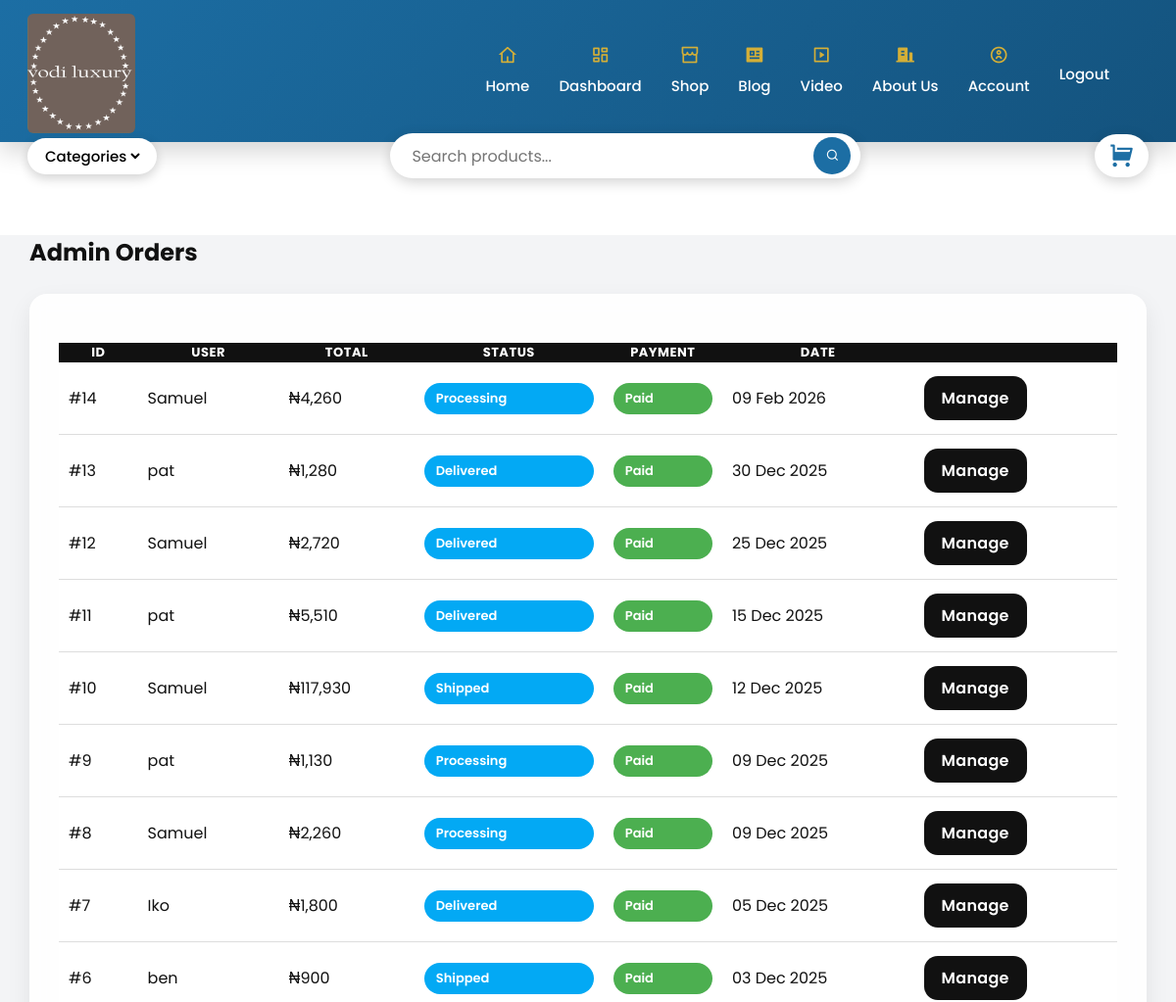
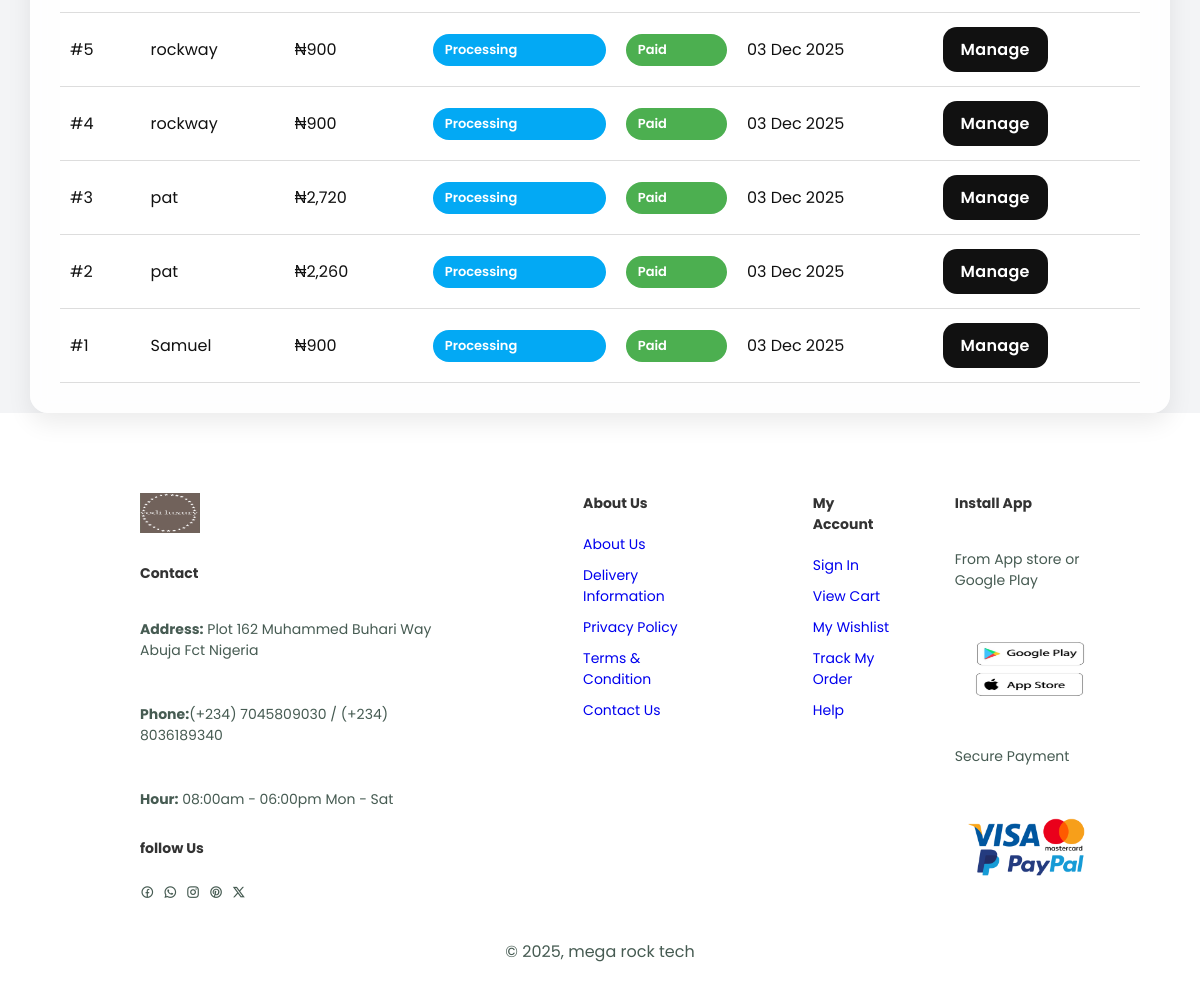
Page /admin/orders (signed in) on the committed database (2 pictures, top to bottom).
### model.py (models this page shows, shortened)
class Order(db.Model):
    id = db.Column(db.Integer, primary_key=True)
    user_id = db.Column(db.Integer, db.ForeignKey('user.id'))
    total_amount = db.Column(db.Float)
    payment_provider = db.Column(db.String(50))
    payment_reference = db.Column(db.String(255))
    payment_status = db.Column(db.String(50), default='pending')  # pending, paid, failed
    order_status = db.Column(db.String(50), default='processing')  # processing, shipped, delivered, cancelled
    date_created = db.Column(db.DateTime, default=datetime.now)
    items = db.relationship('OrderItem', backref='order', lazy=True)

class User(db.Model, UserMixin):
    id = db.Column(db.Integer, primary_key=True)
    username = db.Column(db.String(250), nullable=False)
    email = db.Column(db.String(250), unique=True)
    password_hash = db.Column(db.String(250), nullable=False)
    phone = db.Column(db.String(20))
    address = db.Column(db.String(255))
    country = db.Column(db.String(25))
    state = db.Column(db.String(25))
    note = db.Column(db.String(255))
    date_joined = db.Column(db.DateTime, default=datetime.now)
    cart_items = db.relationship('Cart', backref=db.backref('user', lazy=True))
    order_items = db.relationship('OrderItem', backref=db.backref('user', lazy=True))
    orders = db.relationship('Order', backref=db.backref('user', lazy=True))
    blogs = db.relationship('BlogPost', backref=db.backref('user', lazy=True))
    videos = db.relationship('Video', backref='user', lazy=True, cascade="all, delete-orphan")
    @property
    def password(self):
        raise AttributeError('password is not a readable attribute')

### main.py (the view)
@app.route('/admin/orders')
@login_required
@admin_only
def admin_orders():
    orders = Order.query.order_by(Order.id.desc()).all()
    return render_template("admin_order.html", orders=orders)

### main.py (called while the page is built)
@login_manager.user_loader
def load_user(user_id):
    return db.get_or_404(User, user_id)

def admin_only(f):
    @wraps(f)
    def decorated_function(*args, **kwargs):
        if current_user.id != 1:
            return abort(403)
        return f(*args, **kwargs)
    return decorated_function

@app.context_processor
def utility_processor():
    def whatsapp_link(video):
        full_url = request.url_root[:-1] + url_for('view_video', video_id=video.id)
        text = f"Hello, I like this outfit, can you make it for me?: {video.title} ({full_url})"
        return f"{video.contact_url}?text={text}"
    return dict(whatsapp_link=whatsapp_link)

### templates/admin_order.html
{% block content %}
{% include "header.html" %}
<section id="order-body">
       <div class="container">
    <h2 class="fw-700" style="margin-bottom:25px;">Admin Orders</h2>
    <div class="invoice-card">
        <table class="table">
            <thead>
                <tr>
                    <th>ID</th>
                    <th>User</th>
                    <th>Total</th>
                    <th>Status</th>
                    <th>Payment</th>
                    <th>Date</th>
                    <th></th>
                </tr>
            </thead>
            <tbody>
                {% for order in orders %}
                <tr>
                    <td>#{{ order.id }}</td>
                    <td>
                        {{ order.user.username if order.user else "Guest" }}
                    </td>
                    <td>₦{{ "{:,.0f}".format(order.total_amount) }}</td>
                    <td>
                        <span class="badge bg-info">
                            {{ order.order_status|capitalize }}
                        </span>
                    </td>
                    <td>
                        {% if order.payment_status == "paid" %}
                            <span class="badge bg-success">Paid</span>
                        {% else %}
                            <span class="badge bg-warning">Pending</span>
                        {% endif %}
                    </td>
                    <td>
                        {{ order.date_created.strftime('%d %b %Y') }}
                    </td>
                    <td>
                        <a href="{{ url_for('admin_order_detail', order_id=order.id) }}"
                           class="btn btn-dark">
                            Manage
                        </a>
                    </td>
                </tr>
                {% endfor %}
            </tbody>
        </table>
    </div>
</div>
</section>
{% include "footer.html"%}{% endblock %}

### static/css/style.css (style rules this page uses)
* { margin: 0; padding: 0; box-sizing: border-box; font-family: 'poppins', sans-serif; }
body { width: 100%; color: #333; }
:root { --primary: #1C6EA4; --primary-dark: #14537e; --accent: #d4af37; --white: #ffffff; --soft-shadow: rgba(0, 0, 0, 0.18); }
#order-body { background: #f3f4f6; color: #111; margin-top: 240px; padding: 0; }
.container { width: 95%; max-width: 1200px; margin: 40px auto; }
.invoice-card { background: rgba(255, 255, 255, 0.9); backdrop-filter: blur(8px); border-radius: 18px; padding: 30px; box-shadow: 0 10px 25px rgba(0,0,0,0.08); overflow-x: auto; transition: 0.2s ease; }
.table { width: 100%; border-collapse: collapse; margin-top: 20px; }
.table thead { background: #111; color: #fff; }
.table th { font-size: 13px; text-transform: uppercase; letter-spacing: 0.5px; }
.table td { padding: 14px 10px; text-align: left; }
.table tbody tr { background: #fff; border-bottom: 1px solid #ddd; transition: 0.2s; }
.badge { display: block; padding: 6px 12px; font-size: 13px; border-radius: 50px; font-weight: 600; }
.bg-info { background: #03a9f4; color: #fff; }
.bg-success { background: #4caf50; color: #fff; }
.btn { display: inline-block; padding: 10px 18px; border-radius: 14px; cursor: pointer; font-weight: 600; letter-spacing: 0.3px; text-decoration: none; border: none; transition: 0.2s ease; }
.btn-dark { background: #111; color: #fff; }

### rows in the picture
Order: id "14", user "Samuel", total_amount "4,260", order_status "Processing", payment_status "Paid", date_created "09 Feb 2026"
Order: id "13", user "pat", total_amount "1,280", order_status "Delivered", payment_status "Paid", date_created "30 Dec 2025"
Order: id "12", user "Samuel", total_amount "2,720", order_status "Delivered", payment_status "Paid", date_created "25 Dec 2025"
Order: id "11", user "pat", total_amount "5,510", order_status "Delivered", payment_status "Paid", date_created "15 Dec 2025"
Order: id "10", user "Samuel", total_amount "117,930", order_status "Shipped", payment_status "Paid", date_created "12 Dec 2025"
Order: id "9", user "pat", total_amount "1,130", order_status "Processing", payment_status "Paid", date_created "09 Dec 2025"
Order: id "8", user "Samuel", total_amount "2,260", order_status "Processing", payment_status "Paid", date_created "09 Dec 2025"
Order: id "7", user "Iko", total_amount "1,800", order_status "Delivered", payment_status "Paid", date_created "05 Dec 2025"
Order: id "6", user "ben", total_amount "900", order_status "Shipped", payment_status "Paid", date_created "03 Dec 2025"
Order: id "5", user "rockway", total_amount "900", order_status "Processing", payment_status "Paid", date_created "03 Dec 2025"
Order: id "4", user "rockway", total_amount "900", order_status "Processing", payment_status "Paid", date_created "03 Dec 2025"
Order: id "3", user "pat", total_amount "2,720", order_status "Processing", payment_status "Paid", date_created "03 Dec 2025"
Order: id "2", user "pat", total_amount "2,260", order_status "Processing", payment_status "Paid", date_created "03 Dec 2025"
Order: id "1", user "Samuel", total_amount "900", order_status "Processing", payment_status "Paid", date_created "03 Dec 2025"
